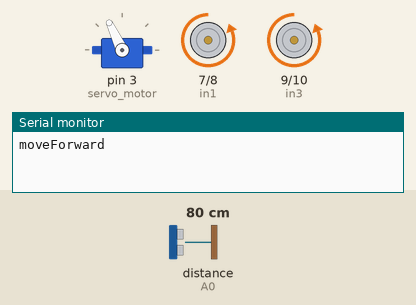
Simulated run of this sketch. Board: Arduino Uno, built with avr-gcc and run on an emulated ATmega328P. On the bench: servo, motor-driver pin pairs drawn as motors (green arrow = first pin HIGH = forward, orange = second pin HIGH = backward, longer = more drive, scaled by the enable pin), the last lines printed to the serial monitor. Inputs (shaded band) come from the test bench; at power-on: distance to the obstacle (sensor on A0) 80 cm. The echo pulse lasts 58.3 µs per cm.

Above: at 3.9 s.
4.0 s: distance to the obstacle (sensor on A0) set to 23 cm
5.5 s: distance to the obstacle (sensor on A0) set to 18 cm
At 6.7 s:
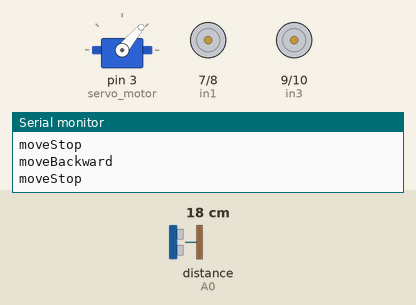
8.5 s: distance to the obstacle (sensor on A0) set to 35 cm
At 9.53 s:
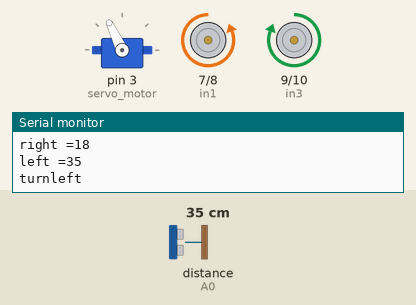
11.2 s: distance to the obstacle (sensor on A0) set to 2 cm
At 14.0 s:
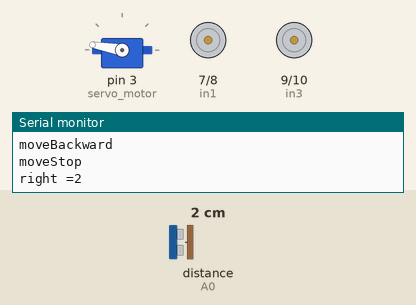
14.2 s: distance to the obstacle (sensor on A0) set to 60 cm
At 14.92 s:
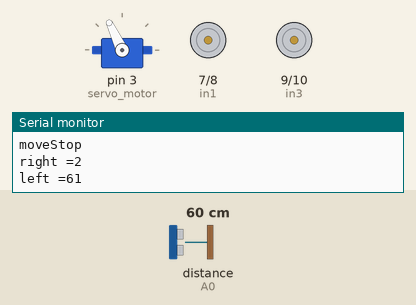
Timing chart, 0 to 17.2 s (numbered marks = the images above; inputs shaded):
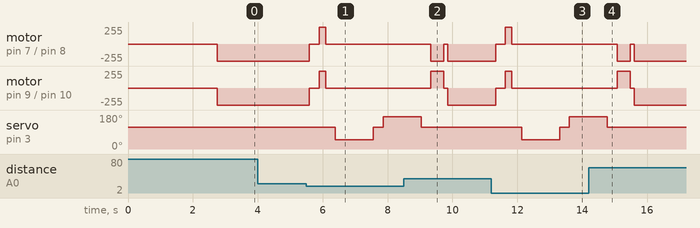

Measured:
- the behaviour switches between 21 and 20 cm on distance to the obstacle (sensor on A0) (found by bisection; images 0 and 1)
- after the input at 4.0 s, every drawn part: stays the same
- after the input at 5.5 s, motor on pin 7 (in1) / pin 8 (in2), motor on pin 9 (in3) / pin 10 (in4): backward 255/255 → stopped after 0.09 s, → forward 255/255 0.30 s later, → stopped 0.20 s later; servo on pin 3 (servo_motor): 115° → 50° after 0.89 s, → 115° 1.2 s later, → 170° 0.30 s later
- after the input at 8.5 s, servo on pin 3 (servo_motor): goes on until 9.0 s, then stays 115°
- after the input at 11.2 s, motor on pin 7 (in1) / pin 8 (in2), motor on pin 9 (in3) / pin 10 (in4): backward 255/255 → stopped after 0.13 s, → forward 255/255 0.30 s later, → stopped 0.20 s later; servo on pin 3 (servo_motor): 115° → 50° after 0.93 s, → 115° 1.2 s later, → 170° 0.30 s later
- after the input at 14.2 s, servo on pin 3 (servo_motor): goes on until 14.8 s, then stays 115°

The sketch:

Obstacle_Avoiding_Robot.ino
```cpp
#include<NewPing.h>  //library for Ultrasonic sensor
#include<Servo.h>    //library for Servo motor

#define en1 5//Enable1 L293D Pin en1
#define in1 7 //Motor1  L293D Pin in1
#define in2 8 //Motor1  L293D Pin in2
#define in3 9 //Motor2  L293D Pin in3
#define in4 10 //Motor2  L293D Pin in4
#define en2 6 //Enable2 L293D Pin en2
// Initializing sensor pins
#define TRIGGER_PIN A1 //Sensor trigger pin A1
#define ECHO_PIN A0 //Sensor echo pin A0
#define MAX_DISTANCE 200 // Setting maximum distance as 200 cm

boolean goesForward = false;
int distance = 0;
NewPing sonar(TRIGGER_PIN, ECHO_PIN, MAX_DISTANCE);
Servo servo_motor; //servo name

void setup(){
//assigning the pins as inputs and outputs
Serial.begin(9600);
//setting pin modes of motor1
pinMode(en1, OUTPUT);
pinMode(in1, OUTPUT);
pinMode(in2, OUTPUT);
//setting pin modes of motor2
pinMode(in3, OUTPUT);
pinMode(in4, OUTPUT);
pinMode(en2, OUTPUT);

// setting motor1 and motor2 RPM as 100%
digitalWrite(en1, HIGH);
digitalWrite(en2, HIGH);

// setting motor1 and motor2 RPM as 50%
//analogWrite(en1, 255);
//analogWrite(en2, 255);

  servo_motor.attach(3);          //servo pin assign to 3 rd pin of arduino
  servo_motor.write(115);         //servo angle = 115
  delay(2000);
  distance = readPing();          //ping the ultrasonic sensor
  delay(100);
  distance = readPing();
  delay(100);
  distance = readPing();
  delay(100);
  distance = readPing();
  delay(100);
}
void loop(){
  int distanceRight = 0;        //initializing variable
  int distanceLeft = 0;         //initializing variable
  delay(50);
   if (distance <= 20){         //if the distance is < or = to 20cm
    moveStop(); // obstacle probably on the route forward, so stop
    delay(300);
    moveBackward();  // obstacle probably on the closest to the sensor, so backward
    delay(200);
    moveStop(); // stop the robot
    delay(300);
    distanceRight = lookRight(); //look right to scan
    delay(300);
    distanceLeft = lookLeft(); //look left to scan
    delay(300);
    if (distanceRight >= distanceLeft){   // calculate in which direction the obstacle is more far then move to that direction
      turnLeft(); //distance right is less than distance left ,so turn right
      moveStop();
    }
    else{
      turnRight(); //distance left is less than distance right ,so turn left
      moveStop();
    }
  }
  else{
    moveForward(); // move forward if > 20 cm
  }
    distance = readPing();
}
int lookRight(){  // scan to the right side
  servo_motor.write(50);
  delay(1000);
  int distance = readPing();
  delay(100);
  Serial.print("right =");
  Serial.println(distance);
  servo_motor.write(115);
  return distance;
}

int lookLeft(){ // scan to the left side
  servo_motor.write(170);
  delay(1000);
  int distance = readPing();
  delay(100);
  Serial.print("left =");
  Serial.println(distance);
  servo_motor.write(115);
  return distance;
  delay(100);
}

int readPing(){ //ping the ultrasonic sensor
  delay(70);
  int cm = sonar.ping_cm();
  if (cm==0){
    cm=250;
  }
  return cm;
}

void moveStop(){ // robot stop
Serial.println("moveStop");
digitalWrite(in1, LOW);
digitalWrite(in2, LOW);

digitalWrite(in3, LOW);
digitalWrite(in4, LOW);
}

void moveForward(){ //robot moves forward
  if(!goesForward){
  goesForward=true;
Serial.println("moveForward");
digitalWrite(in1, LOW);
digitalWrite(in2, HIGH);

digitalWrite(in3, LOW);
digitalWrite(in4, HIGH);
}
}

void moveBackward(){ //robot moves backward
  goesForward=false;
Serial.println("moveBackward");
digitalWrite(in1, HIGH);
digitalWrite(in2, LOW);

digitalWrite(in3, HIGH);
digitalWrite(in4, LOW);
}

void turnRight(){ //robot moves left
Serial.println("turnleft");
digitalWrite(in1, LOW);
digitalWrite(in2, HIGH);

digitalWrite(in3, HIGH);
digitalWrite(in4, LOW);

delay(400);

digitalWrite(in1, LOW);
digitalWrite(in2, LOW);

digitalWrite(in3, LOW);
digitalWrite(in4, LOW);
}

void turnLeft(){ //robot moves right
Serial.println("turnright");
digitalWrite(in1, HIGH);
digitalWrite(in2, LOW);

digitalWrite(in3, LOW);
digitalWrite(in4, HIGH);

delay(400);

digitalWrite(in1, LOW);
digitalWrite(in2, LOW);

digitalWrite(in3, LOW);
digitalWrite(in4, LOW);
}
```
